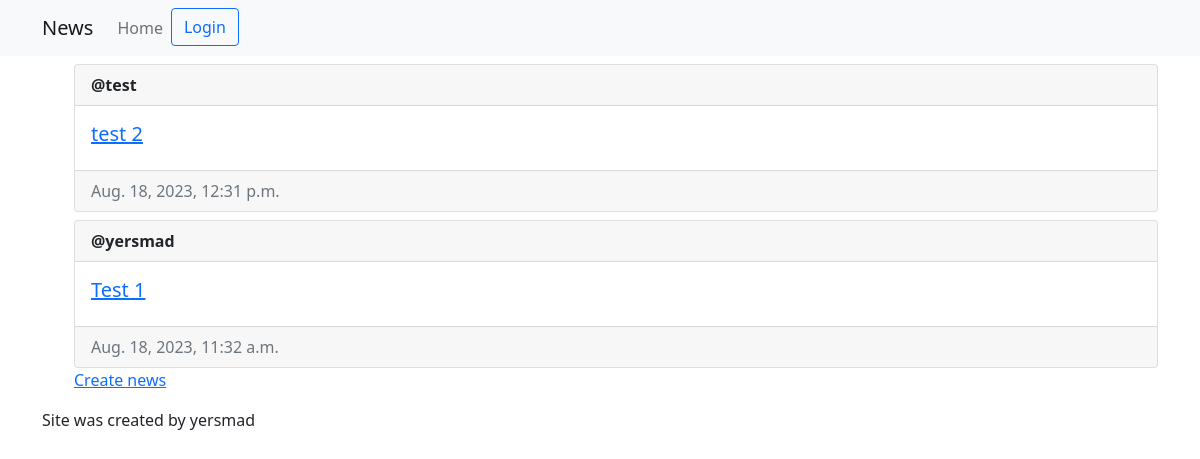
Before: /news/ with the older database file.
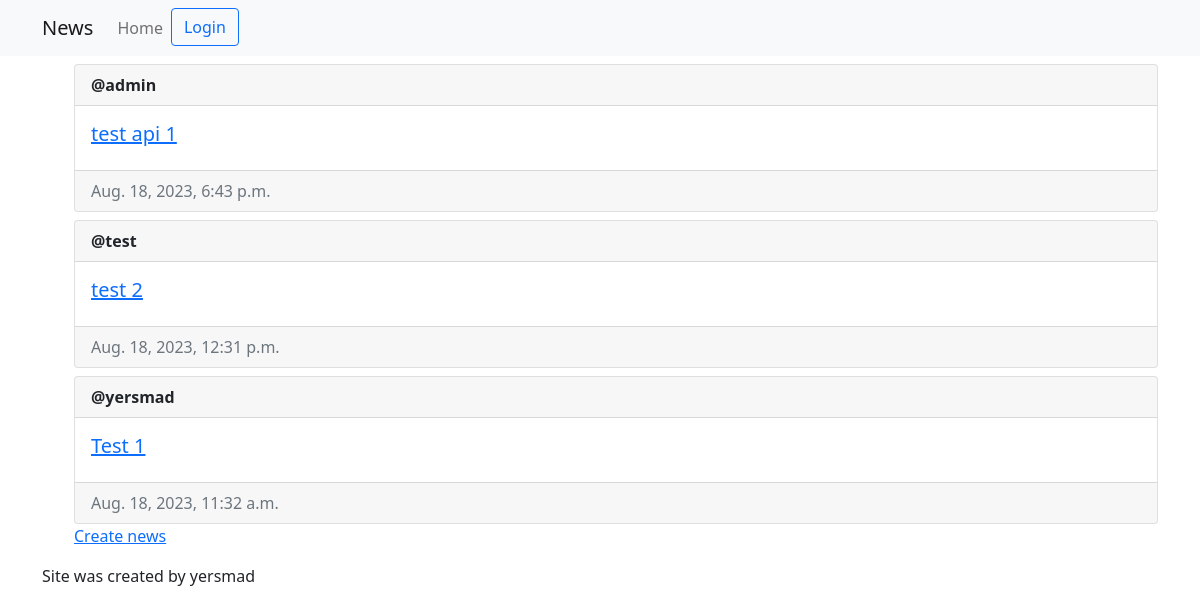
After: the same page with the newer database file.
### news/models.py (models this page shows)
class News(models.Model):
    author = models.ForeignKey(User, on_delete=models.CASCADE)
    title = models.CharField(max_length=50)
    content = models.CharField(max_length=250)
    created_at = models.DateTimeField(auto_now_add=True)
    has_comments = models.BooleanField(default=False)

### news/views.py (the view)
# urls.py: path("", views.index, name="index"),
def index(request):
    news = News.objects.order_by("-created_at").all()
    context = {"news": news}
    return render(request, "news/news.html", context)

### news/templates/news/news.html (shortened to what this page needs)
{% extends "news/base.html" %}
{% block content %}
    <ol>
        {% for new in news %}
            <div class="card mt-2">
                <div class="card-header"><strong>@{{ new.author.username }}</strong></div>
                <div class="card-body d-flex flex-row justify-content-between">
                  <div>
                    <h5 class="card-title">
                        <a href="{% url 'news:detail' new.id %}">{{ new.title }}</a>
                    </h5>
                  </div>
                </div>
                <div class="card-footer text-muted">{{new.created_at}}</div>
              </div>
        {% empty %}
            <p>No news</p>
        {% endfor %}
                <a href="{% url 'news:post_news' %}">Create news</a>
    </ol>
{% endblock %}

### news/templates/news/base.html (shortened to what this page needs)
<!DOCTYPE html>
<html lang="en">
<head>
    <link rel="stylesheet" href="https://cdn.jsdelivr.net/npm/bootstrap@5.0.2/dist/css/bootstrap.min.css">
</head>
<body>
    <nav class="navbar navbar-expand-lg navbar-light bg-light">
        <div class="container">
            <a class="navbar-brand" href="#">News</a>
            <div class="collapse navbar-collapse" id="navbarNav">
                <ul class="navbar-nav mr-auto">
                    <li class="nav-item">
                        <a class="nav-link" href="/news">Home</a>
                    </li>
                    {% if user.is_authenticated %}
                    <span class="navbar-text">
                        Авторизован как @{{ user.username }}
                    </span>
                    <li class="nav-item">
                        <a class="btn btn-outline-danger" href="{% url 'logout' %}">Logout</a>
                    </li>
                    {% else %}
                    <li class="nav-item">
                        <a class="btn btn-outline-primary" href="{% url 'login' %}">Login</a>
                    </li>
                    {% endif %}
                </ul>
            </div>
        </div>
    </nav>
    <div class="container">
        {% block content %}{% endblock %}
    </div>
    <footer>
        <div class="container"><p>Site was created by yersmad</p></div>
    </footer>
</body>
</html>

Changed rows visible on the page:
added News: author.username "admin", title "test api 1", created_at "Aug. 18, 2023, 6:43 p.m."
